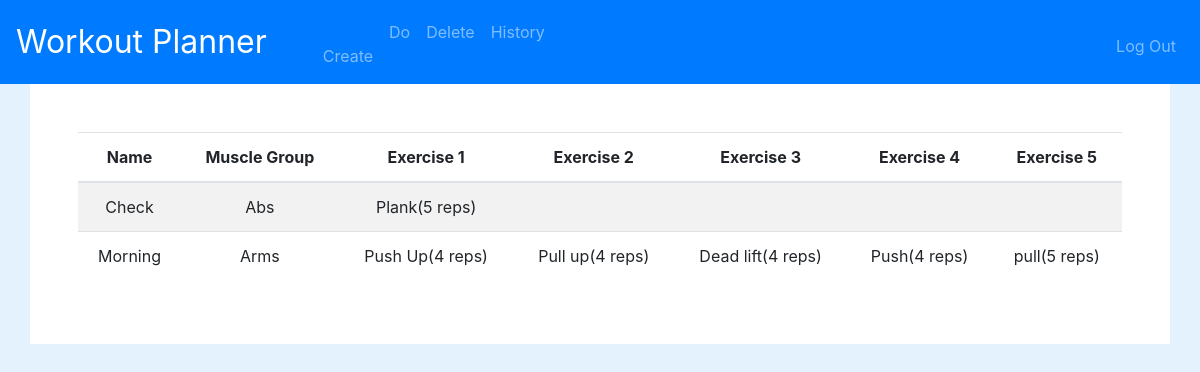
/ (signed in), run on the app's committed database.
### tables this page shows
CREATE TABLE workouts (
id INTEGER PRIMARY KEY AUTOINCREMENT NOT NULL,
user_id INTEGER NOT NULL,
name TEXT NOT NULL,
musclegroup TEXT NOT NULL,
exercise1 TEXT NOT NULL,
reps1 INTEGER NOT NULL,
exercise2 TEXT,
reps2 INTEGER,
exercise3 TEXT,
reps3 INTEGER,
exercise4 TEXT,
reps4 INTEGER,
exercise5 TEXT,
reps5 INTEGER,
FOREIGN KEY(user_id) REFERENCES users(id)
);

### application.py (the view)
@app.route("/")
@login_required
def index():
    rows=db.execute("SELECT name, musclegroup, exercise1, reps1, exercise2, reps2, exercise3, reps3, exercise4, reps4, exercise5, reps5 FROM workouts WHERE user_id=:user_id GROUP BY name", user_id=session["user_id"])
    if not rows:
        return apology("U have no workouts, Use the create tab to create one", 200)
    workouts=[]
    a=""
    for row in rows:
        workouts.append({
            "name" : row["name"],
            "musclegroup" : row["musclegroup"],
            "exercise1" : row["exercise1"],
            "reps1" : row["reps1"],
            "exercise2" : row["exercise2"],
            "reps2" : row["reps2"],
            "exercise3" : row["exercise3"],
            "reps3" : row["reps3"],
            "exercise4" : row["exercise4"],
            "reps4" : row["reps4"],
            "exercise5" : row["exercise5"],
            "reps5" : row["reps5"]
        })
    return render_template ("index.html", workouts=workouts, a=a)

### application.py (called while the page is built)
@app.after_request
def after_request(response):
    response.headers["Cache-Control"] = "no-cache, no-store, must-revalidate"
    response.headers["Expires"] = 0
    response.headers["Pragma"] = "no-cache"
    return response

### helpers.py (called while the page is built)
def login_required(f):
    @wraps(f)
    def decorated_function(*args, **kwargs):
        if session.get("user_id") is None:
            return redirect("/login")
        return f(*args, **kwargs)
    return decorated_function

### templates/index.html (shortened to what this page needs)
{% extends "layout.html" %}
{% block main %}
    <table class= "table table-striped">
            <thead>
                <tr>
                    <th>Name</th>
                    <th>Muscle Group</th>
                    <th>Exercise 1</th>
                    <th>Exercise 2</th>
                    <th>Exercise 3</th>
                    <th>Exercise 4</th>
                    <th>Exercise 5</th>
                </tr>
            </thead>
            <tbody>
                {%for workout in workouts%}
                <tr>
                    <td>{{workout["name"]}}</td>
                    <td>{{workout["musclegroup"]}}</td>
                        <td>{{workout["exercise1"]}}({{workout["reps1"]}} reps)</td>
                    {% if workout["exercise2"] != a %}
                        <td>{{workout["exercise2"]}}({{workout["reps2"]}} reps)</td>
                    {% else %}
                        <td></td>
                    {% endif %}
                    {% if workout["exercise3"] != a %}
                        <td>{{workout["exercise3"]}}({{workout["reps3"]}} reps)</td>
                    {% else %}
                        <td></td>
                    {% endif %}
                    {% if workout["exercise4"] != a %}
                        <td>{{workout["exercise4"]}}({{workout["reps4"]}} reps)</td>
                    {% else %}
                        <td></td>
                    {% endif %}
                    {% if workout["exercise5"] != a %}
                        <td>{{workout["exercise5"]}}({{workout["reps5"]}} reps)</td>
                    {% else %}
                        <td></td>
                    {% endif %}
                </tr>
                {% endfor %}
        </table>
{% endblock %}

### data on the page
workouts: name "Check", musclegroup "Abs", exercise1 "Plank", reps1 "5"
workouts: name "Morning", musclegroup "Arms", exercise1 "Push Up", reps1 "4", exercise2 "Pull up", reps2 "4", exercise3 "Dead lift", reps3 "4", exercise4 "Push", reps4 "4", exercise5 "pull", reps5 "5"
